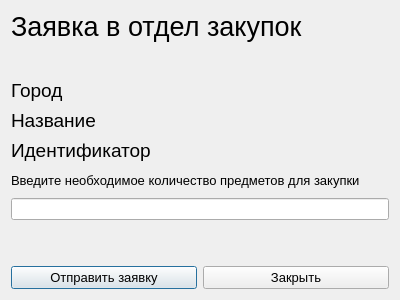
<?xml version="1.0" encoding="UTF-8"?>
<ui version="4.0">
 <class>report</class>
 <widget class="QDialog" name="report">
  <property name="geometry">
   <rect>
    <x>0</x>
    <y>0</y>
    <width>400</width>
    <height>300</height>
   </rect>
  </property>
  <property name="windowTitle">
   <string>Заявка</string>
  </property>
  <layout class="QVBoxLayout" name="verticalLayout">
   <item>
    <widget class="QLabel" name="labelHead">
     <property name="font">
      <font>
       <pointsize>16</pointsize>
      </font>
     </property>
     <property name="text">
      <string>&lt;html&gt;&lt;head/&gt;&lt;body&gt;&lt;p&gt;&lt;span style=&quot; font-size:20pt;&quot;&gt;Заявка в отдел закупок&lt;/span&gt;&lt;/p&gt;&lt;/body&gt;&lt;/html&gt;</string>
     </property>
    </widget>
   </item>
   <item>
    <spacer name="verticalSpacer_2">
     <property name="orientation">
      <enum>Qt::Vertical</enum>
     </property>
     <property name="sizeType">
      <enum>QSizePolicy::Fixed</enum>
     </property>
     <property name="sizeHint" stdset="0">
      <size>
       <width>20</width>
       <height>30</height>
      </size>
     </property>
    </spacer>
   </item>
   <item>
    <widget class="QLabel" name="labelCity">
     <property name="font">
      <font>
       <pointsize>14</pointsize>
      </font>
     </property>
     <property name="text">
      <string>Город</string>
     </property>
    </widget>
   </item>
   <item>
    <widget class="QLabel" name="labelName">
     <property name="font">
      <font>
       <pointsize>14</pointsize>
      </font>
     </property>
     <property name="text">
      <string>Название</string>
     </property>
    </widget>
   </item>
   <item>
    <widget class="QLabel" name="labelID">
     <property name="font">
      <font>
       <pointsize>14</pointsize>
      </font>
     </property>
     <property name="text">
      <string>Идентификатор</string>
     </property>
    </widget>
   </item>
   <item>
    <widget class="QLabel" name="labelCount">
     <property name="font">
      <font>
       <pointsize>10</pointsize>
      </font>
     </property>
     <property name="text">
      <string>Введите необходимое количество предметов для закупки</string>
     </property>
    </widget>
   </item>
   <item>
    <widget class="QLineEdit" name="lineEditCount"/>
   </item>
   <item>
    <spacer name="verticalSpacer">
     <property name="orientation">
      <enum>Qt::Vertical</enum>
     </property>
     <property name="sizeType">
      <enum>QSizePolicy::Fixed</enum>
     </property>
     <property name="sizeHint" stdset="0">
      <size>
       <width>20</width>
       <height>40</height>
      </size>
     </property>
    </spacer>
   </item>
   <item>
    <layout class="QHBoxLayout" name="horizontalLayout">
     <item>
      <widget class="QPushButton" name="pushSend">
       <property name="font">
        <font>
         <pointsize>10</pointsize>
        </font>
       </property>
       <property name="text">
        <string>Отправить заявку</string>
       </property>
      </widget>
     </item>
     <item>
      <widget class="QPushButton" name="pushClose">
       <property name="font">
        <font>
         <pointsize>10</pointsize>
        </font>
       </property>
       <property name="text">
        <string>Закрыть</string>
       </property>
      </widget>
     </item>
    </layout>
   </item>
  </layout>
 </widget>
 <resources/>
 <connections/>
</ui>
